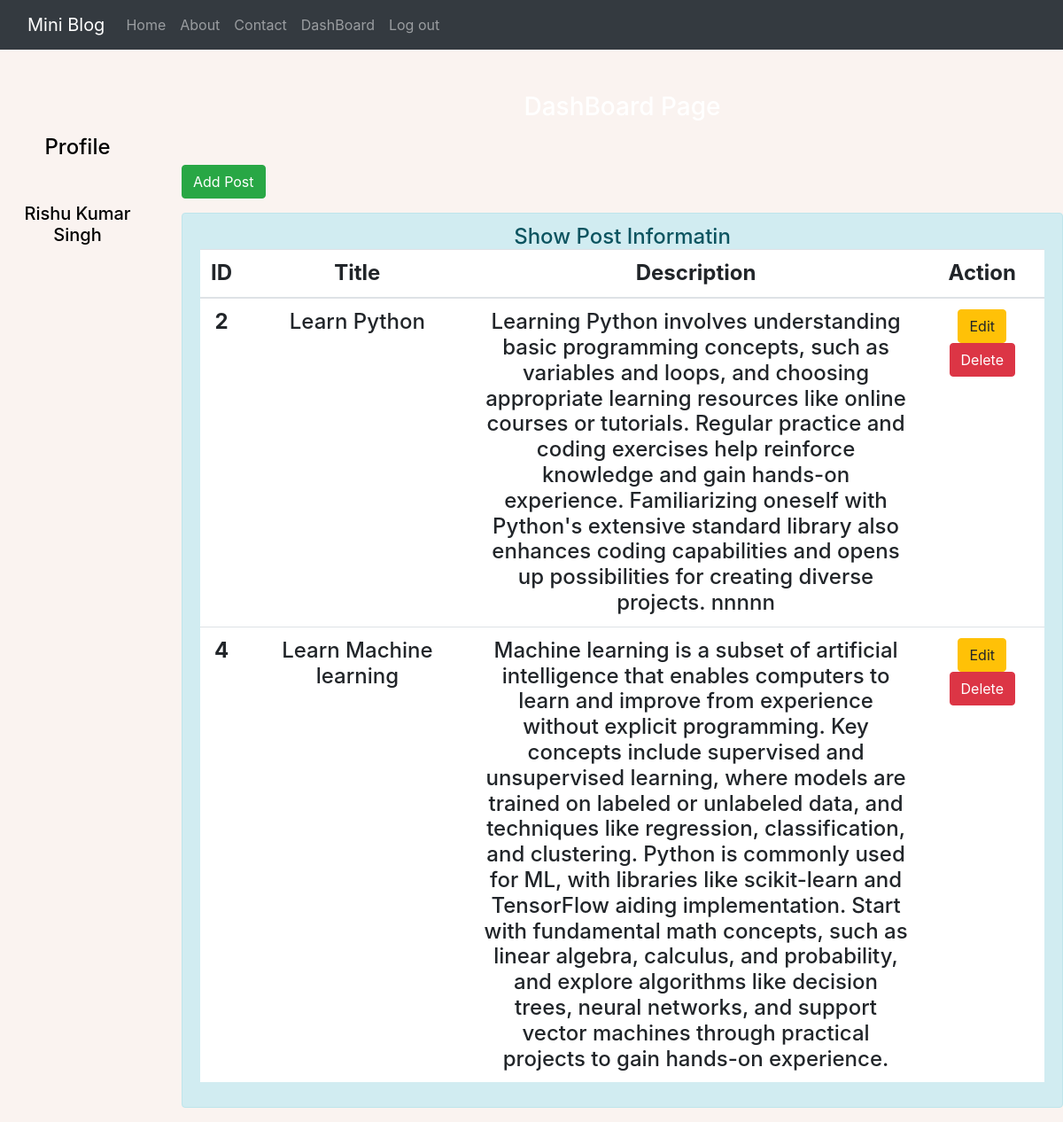
The page /dashboard/ (signed in) on the database its author committed.
### app1/models.py (models this page shows)
class Post(models.Model):
    title = models.CharField(max_length=200)
    desc = models.TextField()

### app1/views.py (the view)
# urls.py: path('dashboard/',views.dashboard,name = 'dashboard'),
def dashboard(request):
    if request.user.is_authenticated:
        posts = Post.objects.all()
        user = request.user
        full_name = user.get_full_name()
        gps = user.groups.all()
        return render(request,'app1/dashboard.html',{'posts':posts,'full_name':full_name,'groups':gps})
    else:
        return redirect(reverse('login'))

### app1/templates/app1/dashboard.html (shortened to what this page needs)
{% extends 'app1/base.html' %}
{% load static %}
{% block side %}
    <div class="col-sm-2 my-5 text-center" style="color: black;">
        <h4 class="my-5">Profile</h4>
        <h5>{{full_name}}</h5>
    </div>
{% endblock side %}
{% block content  %}
<div class="col-sm-10">
    <h3 class="text-white text-center my-5">DashBoard Page</h3>
    <a href="{% url 'addPost' %}" class="btn btn-success">Add Post</a>
    <h4 class = "text-center alert alert-info mt-3">
        Show Post Informatin
        {% if posts %}
            <table class="table table-hover bg-white">
                <thead>
                    <tr class="text-center ">
                        <th scope="col" style="width: 2%">ID</th>
                        <th scope="col" style="width: 28%">Title</th>
                        <th scope="col" style="width: 55%">Description</th>
                        <th scope="col" style="width: 15%">Action</th>
                    </tr>
                </thead>
                <tbody>
                    {% for post in posts %}
                    <tr>
                        <th scope="row">{{post.id}}</th>
                        <td>{{post.title}}</td>
                        <td>{{post.desc}}</td>
                        <td class="text-center">
                            <a href="{% url 'updatePost' id=post.id %}" class="btn btn-warning btn-small">Edit</a>
                            {% if perms.app1.delete_post %}
                                <form action="{% url 'deletePost' id=post.id %}" method="post" class = "d-inline">
                                    <input type="submit" class = "btn btn-danger btn-small" value="Delete">
                                </form>
                            {% endif %}
                        </td>
                    </tr>
                    {% endfor %}
                </tbody>
            </table>
        {% else %}
            <h4 class="text-center alert alert-warning">No Records</h4>
        {% endif %}
    </h4>
</div>
{% endblock content  %}

### app1/templates/app1/base.html (shortened to what this page needs)
<!doctype html>
{% load static %}
<html lang="en">
  <head>
    <link rel="stylesheet" href="https://cdn.jsdelivr.net/npm/bootstrap@4.3.1/dist/css/bootstrap.min.css">
    <link rel="stylesheet" href="{% static 'app1/style.css' %}">
  </head>
  <body style = "background-color : #FAF3F0">
    <div class="container-fluid bg-dark">
        {% include 'app1/navbar.html' %}
    </div>
    <div class="row">
        {% block side  %}
        {% endblock side  %}
        {% block content  %}
        {% endblock content  %}
    </div>
  </body>
</html>

### app1/templates/app1/navbar.html (shortened to what this page needs)
<nav class="navbar navbar-expand-lg navbar-dark bg-dark">
    <a class="navbar-brand" href="#">Mini Blog</a>
    <div class="collapse navbar-collapse" id="navbarNav">
      <ul class="navbar-nav">
        <li class="nav-item">
          <a class="nav-link" href="{% url 'home' %}">Home </a>
        </li>
        <li class="nav-item">
          <a class="nav-link" href="{% url 'about' %}">About</a>
        </li>
        <li class="nav-item">
          <a class="nav-link" href="{% url 'contact' %}">Contact</a>
        </li>
        {% if not request.user.is_authenticated %}
        <li class="nav-item">
          <a class="nav-link" href="{% url 'login' %}">Login</a>
        </li>
        <li class="nav-item">
          <a class="nav-link" href="{% url 'signup' %}">Sign up</a>
        </li>
        {% else %}
        <li class="nav-item">
          <a class="nav-link" href="{% url 'dashboard' %}">DashBoard</a>
        </li>
        <li class="nav-item">
          <a class="nav-link" href="{% url 'logout' %}">Log out</a>
        </li>
        {% endif %}
      </ul>
    </div>
  </nav>

### app1/static/app1/style.css (style rules this page uses)
body { background-color: rgb(75, 74, 74); color: antiquewhite; }

### rows shown on the page
Post: id "2", title "Learn Python", desc "Learning Python involves understanding basic programming concepts, such as variables and loops, and choosing appropriate learning resources like online courses or tutorials. Regular practice and coding exercises help reinforce knowledge and gain hands-on experience. Familiarizing oneself with Python's extensive standard library also enhances coding capabilities and opens up possibilities for creating diverse projects. nnnnn"
Post: id "4", title "Learn Machine learning", desc "Machine learning is a subset of artificial intelligence that enables computers to learn and improve from experience without explicit programming. Key concepts include supervised and unsupervised learning, where models are trained on labeled or unlabeled data, and techniques like regression, classification, and clustering. Python is commonly used for ML, with libraries like scikit-learn and TensorFlow aiding implementation. Start with fundamental math concepts, such as linear algebra, calculus, and probability, and explore algorithms like decision trees, neural networks, and support vector machines through practical projects to gain hands-on experience."

### other values the page prints
{{ full_name }} "Rishu Kumar Singh"
